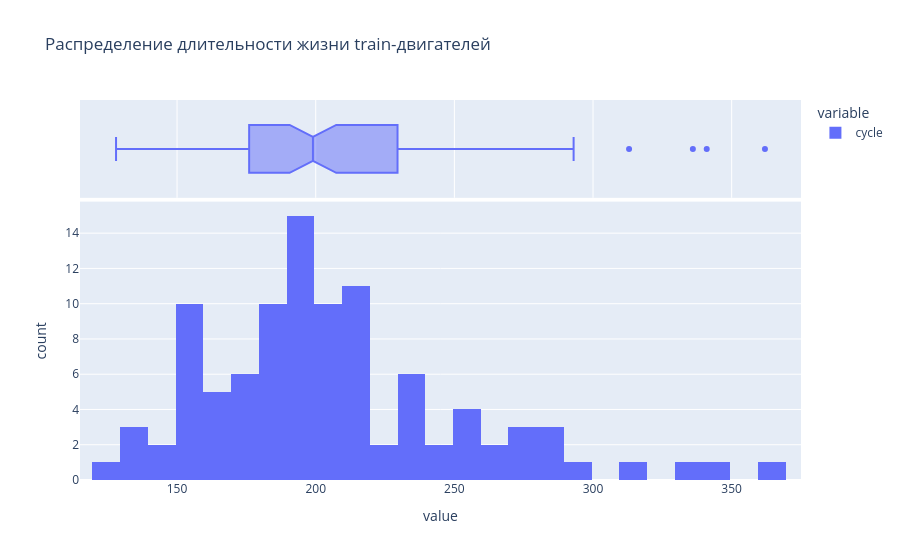

The cell this chart's notebook holds for it:
### Markdown cell above
## 5. Распределения и корреляции

Корреляции не используются для выбора признаков до cross-validation, чтобы не передавать информацию validation-двигателей в preprocessing. Здесь это только аналитическая диагностика: она помогает понять направления деградации и сформулировать разумные interaction features.

### Code cell
corr = train[["cycle", *raw_feature_columns, "RUL"]].corr(numeric_only=True)
rul_correlations = corr["RUL"].drop("RUL").sort_values(key=np.abs, ascending=False)
display(rul_correlations.to_frame("corr_with_RUL"))

plt.figure(figsize=(16, 12))
sns.heatmap(corr, cmap="coolwarm", center=0, vmin=-1, vmax=1)
plt.title("Корреляционная матрица исходных признаков и RUL")
plt.tight_layout()
plt.show()

engine_lifetimes = train.groupby("unit")["cycle"].max()
fig = px.histogram(engine_lifetimes, nbins=30, marginal="box",
                   title="Распределение длительности жизни train-двигателей")
fig.show()

### Figure 1 — Plotly figure (JSON) as saved in the notebook; plotly's stock layout.template omitted (floating-point values rounded to 4 significant figures)
{"data": [{"bingroup": "x", "hovertemplate": "variable=cycle<br>value=%{x}<br>count=%{y}<extra></extra>", "legendgroup": "cycle", "marker": {"color": "#636efa", "pattern": {"shape": ""}}, "name": "cycle", "nbinsx": 30, "orientation": "v", "showlegend": true, "type": "histogram", "x": [192, 287, 179, 189, 269, 188, 259, 150, 201, 222, 240, 170, 163, 180, 207, 209, 276, 195, 158, 234, 195, 202, 168, 147, 230, 199, 156, 165, 163, 194, 234, 191, 200, 195, 181, 158, 170, 194, 128, 188, 216, 196, 207, 192, 158, 256, 214, 231, 215, 198, 213, 213, 195, 257, 193, 275, 137, 147, 231, 172, 185, 180, 174, 283, 153, 202, 313, 199, 362, 137, 208, 213, 213, 166, 229, 210, 154, 231, 199, 185, 240, 214, 293, 267, 188, 278, 178, 213, 217, 154, 135, 341, 155, 258, 283, 336, 202, 156, 185, 200], "xaxis": "x", "yaxis": "y"}, {"hovertemplate": "variable=cycle<br>value=%{x}<extra></extra>", "legendgroup": "cycle", "marker": {"color": "#636efa"}, "name": "cycle", "notched": true, "showlegend": false, "type": "box", "x": [192, 287, 179, 189, 269, 188, 259, 150, 201, 222, 240, 170, 163, 180, 207, 209, 276, 195, 158, 234, 195, 202, 168, 147, 230, 199, 156, 165, 163, 194, 234, 191, 200, 195, 181, 158, 170, 194, 128, 188, 216, 196, 207, 192, 158, 256, 214, 231, 215, 198, 213, 213, 195, 257, 193, 275, 137, 147, 231, 172, 185, 180, 174, 283, 153, 202, 313, 199, 362, 137, 208, 213, 213, 166, 229, 210, 154, 231, 199, 185, 240, 214, 293, 267, 188, 278, 178, 213, 217, 154, 135, 341, 155, 258, 283, 336, 202, 156, 185, 200], "xaxis": "x2", "yaxis": "y2"}], "layout": {"barmode": "relative", "legend": {"title": {"text": "variable"}, "tracegroupgap": 0}, "title": {"text": "Распределение длительности жизни train-двигателей"}, "xaxis": {"anchor": "y", "domain": [0, 1], "title": {"text": "value"}}, "xaxis2": {"anchor": "y2", "domain": [0, 1], "matches": "x", "showgrid": true, "showticklabels": false}, "yaxis": {"anchor": "x", "domain": [0, 0.7326], "title": {"text": "count"}}, "yaxis2": {"anchor": "x2", "domain": [0.7426, 1], "matches": "y2", "showgrid": false, "showline": false, "showticklabels": false, "ticks": ""}}}
